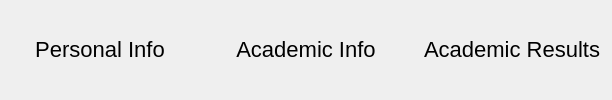
          <widget class="QWidget" name="widget_4" native="true">
           <property name="minimumSize">
            <size>
             <width>0</width>
             <height>35</height>
            </size>
           </property>
           <property name="styleSheet">
            <string notr="true">border: 0px solid rgb(0, 0, 0);</string>
           </property>
           <layout class="QHBoxLayout" name="horizontalLayout">
            <property name="leftMargin">
             <number>0</number>
            </property>
            <property name="topMargin">
             <number>0</number>
            </property>
            <property name="rightMargin">
             <number>0</number>
            </property>
            <property name="bottomMargin">
             <number>0</number>
            </property>
            <item>
             <widget class="QToolButton" name="personal">
              <property name="minimumSize">
               <size>
                <width>200</width>
                <height>35</height>
               </size>
              </property>
              <property name="cursor">
               <cursorShape>PointingHandCursor</cursorShape>
              </property>
              <property name="styleSheet">
               <string notr="true">#personal{
font-size: 22px;
	
}

#personal:hover{	
	background-color: rgb(161, 161, 161);
	color: rgb(255, 255, 255);
}

#personal:pressed{	
	background-color: rgb(7, 170, 7);
	color: rgb(255, 255, 255);
}

#personal:checked{ 
	color: rgb(255, 255, 255);
	background-color: rgb(32, 43, 209);
}

#personal:hover:checked{	
	background-color: rgb(161, 161, 161);
	color: rgb(255, 255, 255);
}

#personal:pressed:checked{	
	background-color: rgb(7, 170, 7);
	color: rgb(255, 255, 255);
}</string>
              </property>
              <property name="text">
               <string>Personal Info</string>
              </property>
             </widget>
            </item>
            <item>
             <widget class="QToolButton" name="academic">
              <property name="minimumSize">
               <size>
                <width>200</width>
                <height>35</height>
               </size>
              </property>
              <property name="cursor">
               <cursorShape>PointingHandCursor</cursorShape>
              </property>
              <property name="styleSheet">
               <string notr="true">#academic{
font-size: 22px;

}

#academic:hover{	
	background-color: rgb(161, 161, 161);
	color: rgb(255, 255, 255);
}

#academic:pressed{	
	background-color: rgb(7, 170, 7);
	color: rgb(255, 255, 255);
}

#academic:checked{ 
	color: rgb(255, 255, 255);
	background-color: rgb(32, 43, 209);
}

#academic:hover:checked{	
	background-color: rgb(161, 161, 161);
	color: rgb(255, 255, 255);
}

#academic:pressed:checked{	
	background-color: rgb(7, 170, 7);
	color: rgb(255, 255, 255);
}</string>
              </property>
              <property name="text">
               <string>Academic Info</string>
              </property>
             </widget>
            </item>
            <item>
             <widget class="QToolButton" name="results">
              <property name="minimumSize">
               <size>
                <width>200</width>
                <height>35</height>
               </size>
              </property>
              <property name="cursor">
               <cursorShape>PointingHandCursor</cursorShape>
              </property>
              <property name="styleSheet">
               <string notr="true">#results{
font-size: 22px;

}

#results:hover{	
	background-color: rgb(161, 161, 161);
	color: rgb(255, 255, 255);
}

#results:pressed{	
	background-color: rgb(7, 170, 7);
	color: rgb(255, 255, 255);
}

#results:checked{ 
	color: rgb(255, 255, 255);
	background-color: rgb(32, 43, 209);
}

#results:hover:checked{	
	background-color: rgb(161, 161, 161);
	color: rgb(255, 255, 255);
}

#results:pressed:checked{	
	background-color: rgb(7, 170, 7);
	color: rgb(255, 255, 255);
}</string>
              </property>
              <property name="text">
               <string>Academic Results</string>
              </property>
             </widget>
            </item>
           </layout>
          </widget>
